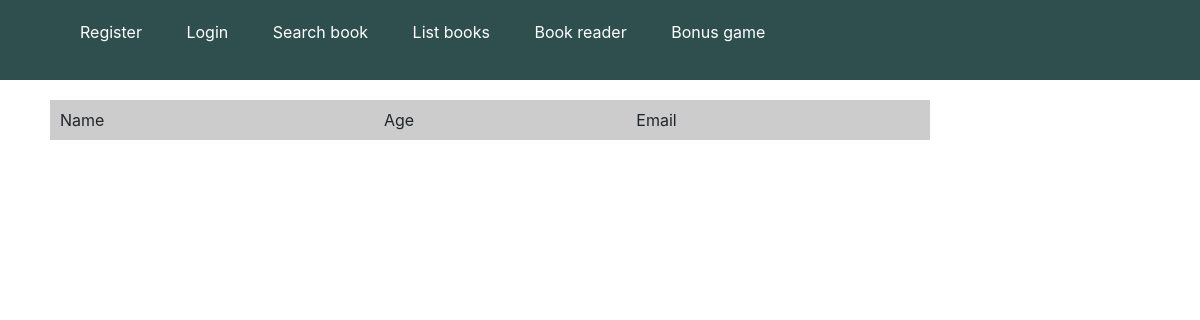
Before: / with the older database file.
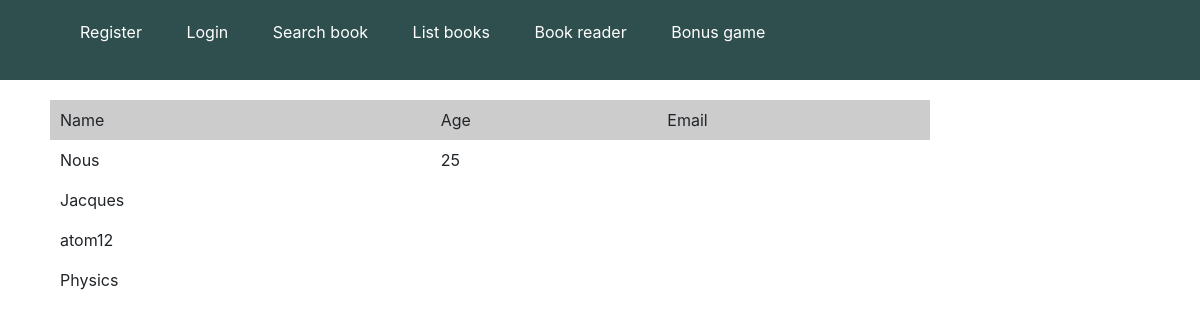
After: the same page with the newer database file.
### tables this page shows
CREATE TABLE `people` (
  `id` int(11) NOT NULL AUTO_INCREMENT,
  `denomination` varchar(45) NOT NULL,
  `denomination_secondaire` varchar(45) DEFAULT NULL,
  `age` varchar(45) DEFAULT NULL,
  `email` varchar(45) DEFAULT NULL,
  `avatar` blob,
  `code_2_connexion` varchar(255) NOT NULL,
  PRIMARY KEY (`id`)
);

### index.php (the view, shortened to what this page needs)
<?php
include_once("config.php");
$result = mysqli_query($mysqli, "SELECT * FROM people ORDER BY id DESC");
?>
<html>
<head>
    <link href="https://stackpath.bootstrapcdn.com/bootstrap/4.1.0/css/bootstrap.min.css" rel="stylesheet">
    <link rel="stylesheet" href="style.css">
    <link rel="stylesheet" href="https://cdnjs.cloudflare.com/ajax/libs/font-awesome/4.7.0/css/font-awesome.min.css" />
</head>
<body>
<div class="container-fluid top">
    <ul>
        <li>
            <a href="register.html">Register</a>
        </li>
        <li>
            <a href="login.html">Login</a>
        </li>
        <li>
            <a href="search.php">Search book</a>
        </li>
        <li>
            <a href="books.php">List books</a>
        </li>
        <li>
            <a href="livres/index.php">Book reader</a>
        </li>
        <li>
            <a href="admin/admin.php">Bonus game</a>
        </li>
    </ul>
</div>
<div class="container bc-secondaire">
    <table width='80%' border=0>
        <tr bgcolor='#CCCCCC'>
            <td>Name</td>
            <td>Age</td>
            <td>Email</td>
        </tr>
        <?php
        while($res = mysqli_fetch_array($result)) {
            echo "<tr>";
            echo "<td>".$res['denomination']."</td>";
            echo "<td>".$res['age']."</td>";
            echo "<td>".$res['email']."</td>";
        }
        ?>
    </table>
</div>
</body>
</html>

### style.css (style rules this page uses)
.top { background-color: darkslategrey; padding: 20px; }
.top li { display: inline !important; padding: 20px; }
.top li a { color: white; text-decoration: none; }
.bc-secondaire { padding: 20px; }
.bc-secondaire table td { padding: 10px; }

Changed rows visible on the page:
added people: denomination "Nous", age "25"
added people: denomination "Jacques"
added people: denomination "atom12"
added people: denomination "Physics"
